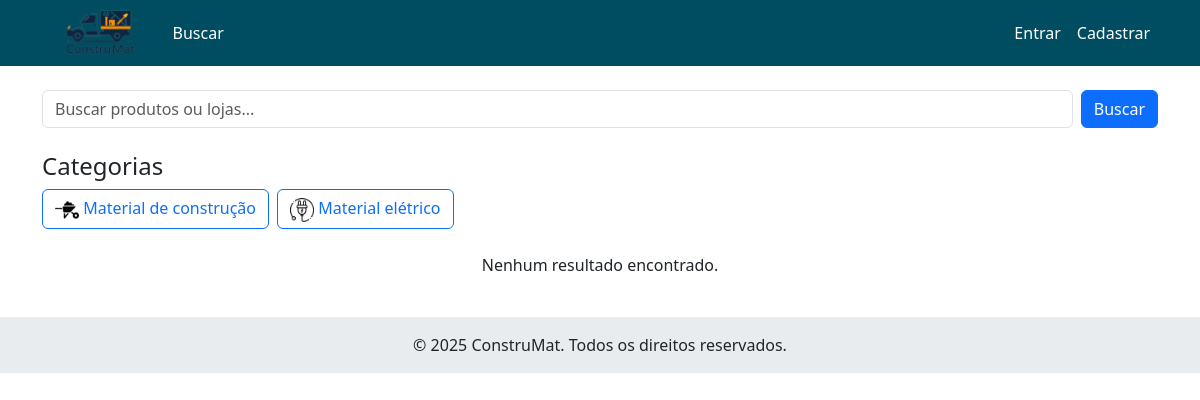
Page /busca/ on the committed database.
### empresas/models.py (models this page shows, shortened)
class TipoEmpresa(models.Model):
    nome = models.CharField(max_length=100)
    icone = models.FileField(upload_to='icones/')
    class Meta:
        verbose_name = 'Tipo de Empresa'
        verbose_name_plural = 'Tipos de Empresa'

### core/views.py (the view, shortened to what this page needs)
# urls.py: path('busca/', views.busca, name='busca'),
def busca(request):
    query = request.GET.get('q', '')
    tipo_id = request.GET.get('tipo')
    resultados = []
    if tipo_id:
        empresas = Empresa.objects.filter(tipo_id=tipo_id, ativo=True)
        resultados = [{'tipo': 'empresa', **empresa.__dict__} for empresa in empresas]
    tipos_empresa = TipoEmpresa.objects.all()
    return render(request, 'busca.html', {
        'resultados': resultados,
        'tipos_empresa': tipos_empresa
    })

### usuarios/context_processors.py (called while the page is built)
def notificacoes(request):
    if request.user.is_authenticated:
        conversas = Conversa.objects.filter(
            Q(pedido__cliente=request.user) |
            Q(pedido__empresa__usuario=request.user) |
            Q(pedido__motorista__usuario=request.user)
        ).annotate(
            mensagens_nao_lidas=Count(
                'mensagem',
                filter=Q(
                    mensagem__lida=False
                ) & ~Q(mensagem__remetente=request.user)
            )
        )
        mensagens_nao_lidas = sum(conversa.mensagens_nao_lidas for conversa in conversas)
    else:
        mensagens_nao_lidas = 0
    return {'mensagens_nao_lidas': mensagens_nao_lidas}

### templates/busca.html (shortened to what this page needs)
{% extends 'base.html' %}
{% block content %}
<div class="row mb-4">
    <div class="col-12">
        <form method="get" class="d-flex">
            <input type="search" name="q" class="form-control me-2" placeholder="Buscar produtos ou lojas..." value="{{ request.GET.q }}">
            <button type="submit" class="btn btn-primary">Buscar</button>
        </form>
    </div>
</div>
<div class="row mb-4">
    <div class="col-12">
        <h4>Categorias</h4>
        <div class="d-flex flex-wrap gap-2">
            {% for tipo in tipos_empresa %}
            <a href="?tipo={{ tipo.id }}" class="btn btn-outline-primary">
                {% if tipo.icone %}
                <img src="{{ tipo.icone.url }}" alt="{{ tipo.nome }}" width="24" height="24">
                {% endif %}
                {{ tipo.nome }}
            </a>
            {% endfor %}
        </div>
    </div>
</div>
<div class="row">
    {% if resultados %}
    {% for item in resultados %}
    <div class="col-md-6 col-lg-4 mb-4">
        {% if item.tipo == 'empresa' %}
        <div class="card h-100">
            {% if item.foto %}
            <img src="{{ item.foto.url }}" class="card-img-top" alt="{{ item.nome_fantasia }}">
            {% endif %}
            <div class="card-body">
                <h5 class="card-title">{{ item.nome_fantasia }}</h5>
                <p class="card-text">{{ item.tipo.nome }}</p>
                <a href="{% url 'empresa_detalhes' item.id %}" class="btn btn-primary">Ver Detalhes</a>
            </div>
        </div>
        {% else %}
        <div class="card h-100">
            {% if item.foto %}
            <img src="{{ item.foto.url }}" class="card-img-top" alt="{{ item.nome }}">
            {% endif %}
            <div class="card-body">
                <h5 class="card-title">{{ item.nome }}</h5>
                <p class="card-text">R$ {{ item.preco }}</p>
                <p class="card-text"><small class="text-muted">{{ item.empresa.nome_fantasia }}</small></p>
                <a href="{% url 'produto_detalhes' item.id %}" class="btn btn-primary">Ver Produto</a>
            </div>
        </div>
        {% endif %}
    </div>
    {% endfor %}
    {% else %}
    <div class="col-12">
        <p class="text-center">Nenhum resultado encontrado.</p>
    </div>
    {% endif %}
</div>
{% endblock %}

### templates/base.html (style rules this page uses)
:root { --primary-color: #004d61; --accent-color: #ff6f3c; --background-color: #f8f9fa; --text-color: #ffffff; --footer-color: #e9ecef; }

### rows in the picture
TipoEmpresa: icone (picture), nome "Material de construção"
TipoEmpresa: icone (picture), nome "Material elétrico"
